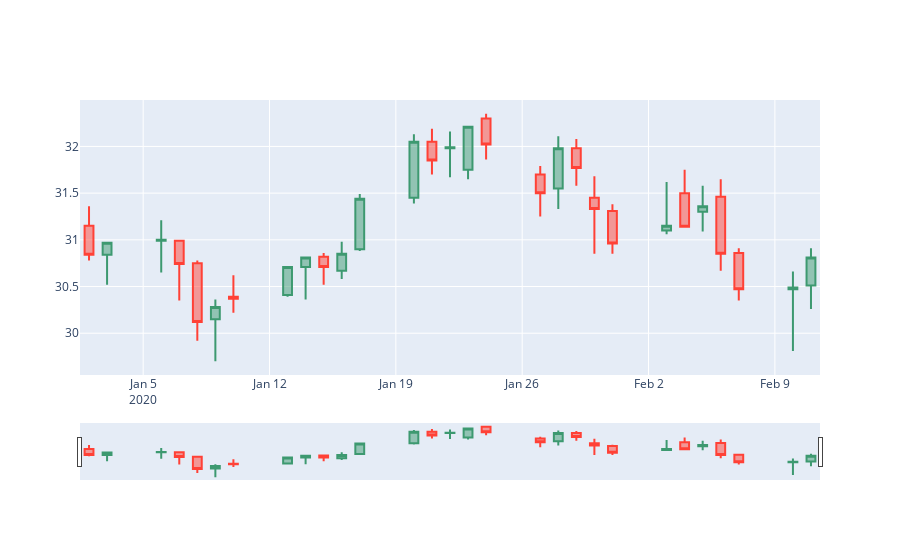

Notebook code for this chart:
### Markdown cell above
**Representação do gráfico da ação TAEE11(TAESA) seguindo o formato de candlestick, utilizando os comandos python:**

### Code cell
# plotar o gráfico de candlestick
trace1 = {
    'x': df.index,
    'open': df.Open,
    'close': df.Close,
    'high': df.High,
    'low': df.Low,
    'type': 'candlestick',
    'name': acao,
    'showlegend': False
}
 
data = [trace1]
layout = go.Layout()
 
fig = go.Figure(data=data, layout=layout)
fig.show()
